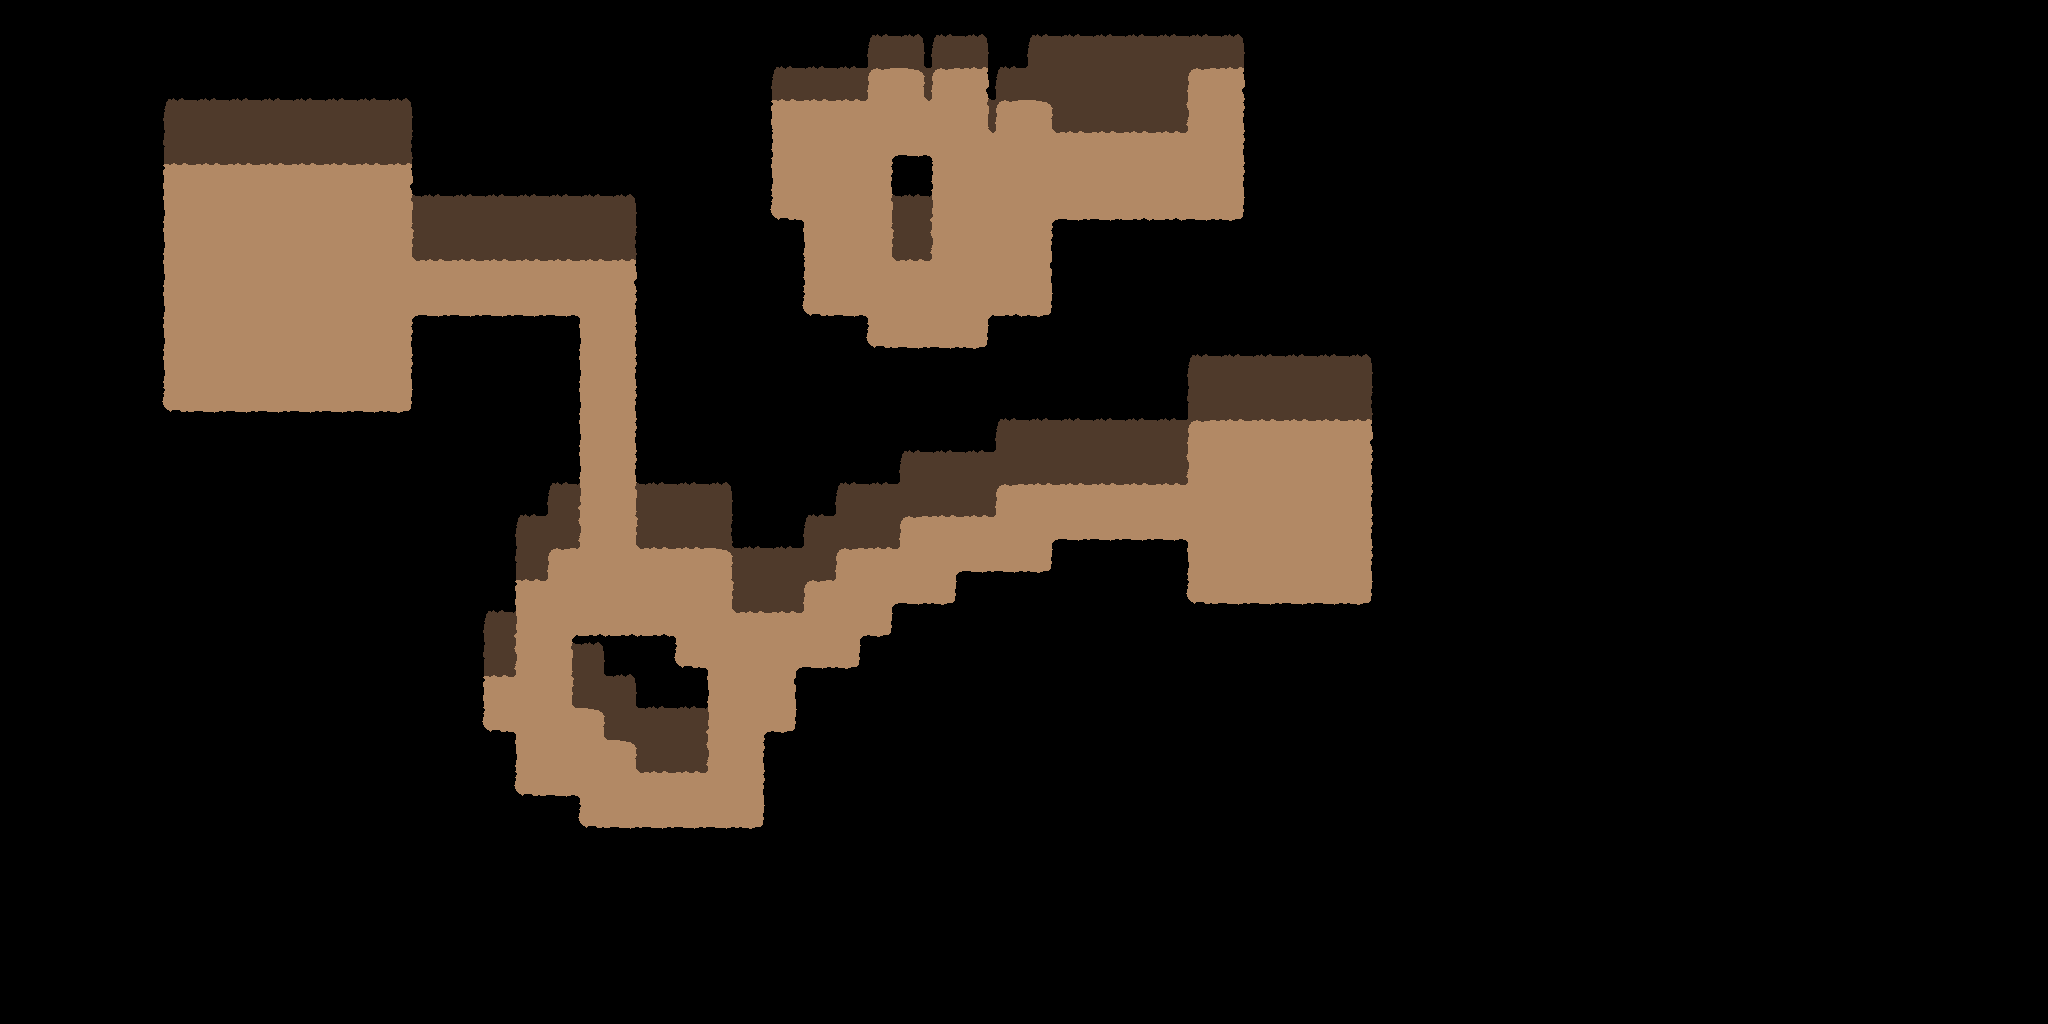

Tiled map render using the project's own tile images. Description and the map definition, with tile-layer contents summarised, below:
An orthogonal 64x32 tile map with 32x32 px tiles, 1 tile layer (map), 3 tilesets and 4 objects (2x light, player, npc).

<map version="1.0" orientation="orthogonal" width="64" height="32" tilewidth="32" tileheight="32">
 <tileset firstgid="1" name="default" tilewidth="32" tileheight="32">
  <image source="../../assets/tilesets/test.png" width="256" height="256" />
  <terraintypes>
   <terrain name="Void" tile="-1" />
   <terrain name="Wall" tile="-1" />
   <terrain name="Gound" tile="-1" />
  </terraintypes>
  <tile id="0" terrain="2,2,2,0" />
  <tile id="1" terrain="2,2,0,0" />
  <tile id="2" terrain="2,2,0,2" />
  <tile id="8" terrain="2,0,2,0" />
  <tile id="9" terrain="0,0,0,0" />
  <tile id="10" terrain="0,2,0,2" />
  <tile id="12" terrain="0,0,0,1" />
  <tile id="13" terrain="0,0,1,0" />
  <tile id="16" terrain="2,0,2,1" />
  <tile id="17" terrain="0,0,1,1" />
  <tile id="18" terrain="0,2,1,2" />
  <tile id="20" terrain="0,1,0,1" />
  <tile id="21" terrain="1,0,1,0" />
  <tile id="24" terrain="2,1,2,1" />
  <tile id="25" terrain="1,1,1,1" />
  <tile id="26" terrain="1,2,1,2" />
  <tile id="28" terrain="0,1,0,2" />
  <tile id="29" terrain="1,0,2,0" />
  <tile id="32" terrain="2,1,2,2" />
  <tile id="33" terrain="1,1,2,2" />
  <tile id="34" terrain="1,2,2,2" />
  <tile id="36" terrain="0,2,0,0" />
  <tile id="37" terrain="2,0,0,0" />
  <tile id="40" terrain="0,2,0,2" />
  <tile id="41" terrain="2,2,2,2" />
  <tile id="42" terrain="2,0,2,0" />
  <tile id="43" terrain="1,1,1,2" />
  <tile id="44" terrain="1,1,2,1" />
  <tile id="48" terrain="0,1,1,1" />
  <tile id="49" terrain="2,2,0,0" />
  <tile id="50" terrain="1,0,1,1" />
  <tile id="51" terrain="0,1,1,2" />
  <tile id="52" terrain="1,0,2,1" />
 </tileset>
 <tileset firstgid="65" name="doods" tilewidth="32" tileheight="48">
  <image source="../../assets/sprites/dummies.png" width="64" height="48" />
 </tileset>
 <tileset firstgid="67" name="items" tilewidth="32" tileheight="32">
  <image source="../light.png" width="32" height="32" />
 </tileset>
 <layer name="map" width="64" height="32">
  <data>[2048 cells, 2048 non-empty, 33 distinct tile ids]</data>
 </layer>
 <objectgroup name="doods" width="64" height="32">
  <object name="player" type="player" gid="65" x="160" y="256" />
  <object name="zombie" type="npc" gid="66" x="608" y="384" />
 </objectgroup>
 <objectgroup name="lights" width="64" height="32">
  <object name="light0" type="light" gid="67" x="1280" y="512">
   <properties>
    <property name="size" value="8" />
   </properties>
  </object>
  <object name="light1" type="light" gid="67" x="608" y="640">
   <properties>
    <property name="color" value="ffeecc" />
    <property name="size" value="5" />
   </properties>
  </object>
 </objectgroup>
</map>
